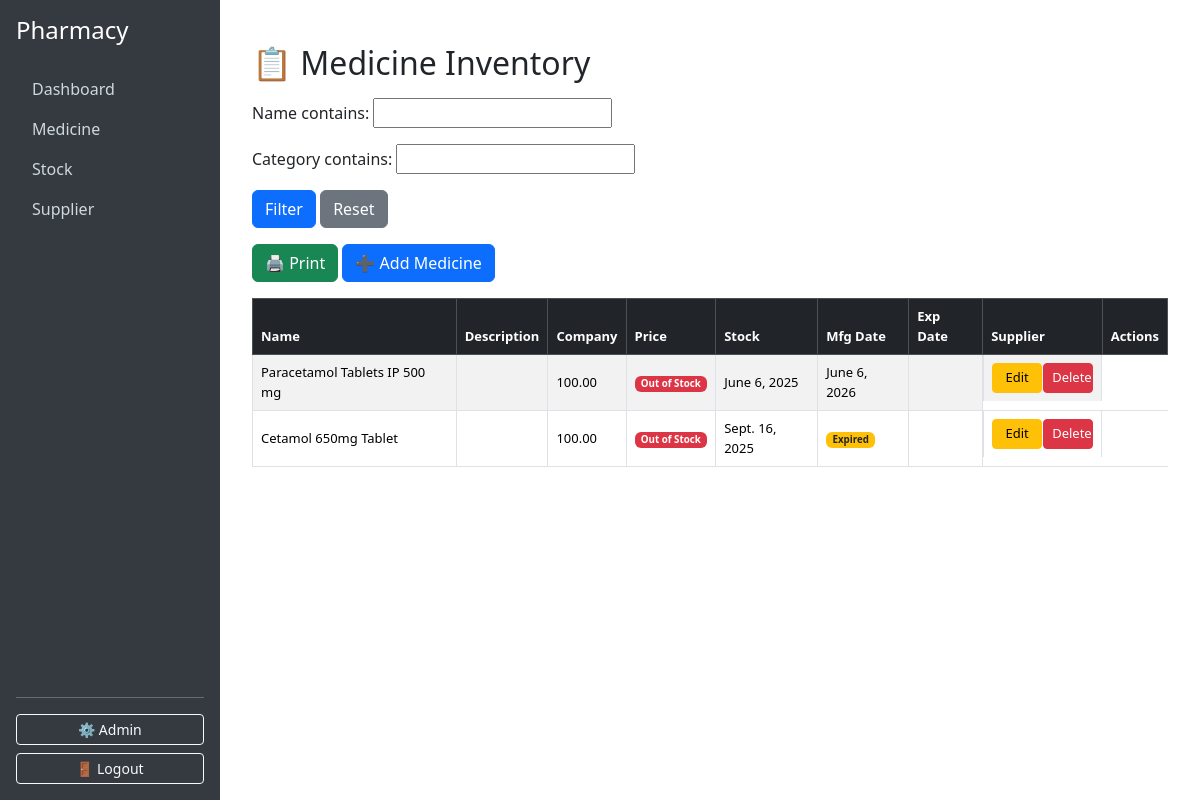
The app's page /medicine/edit_page_medicine/, older data.
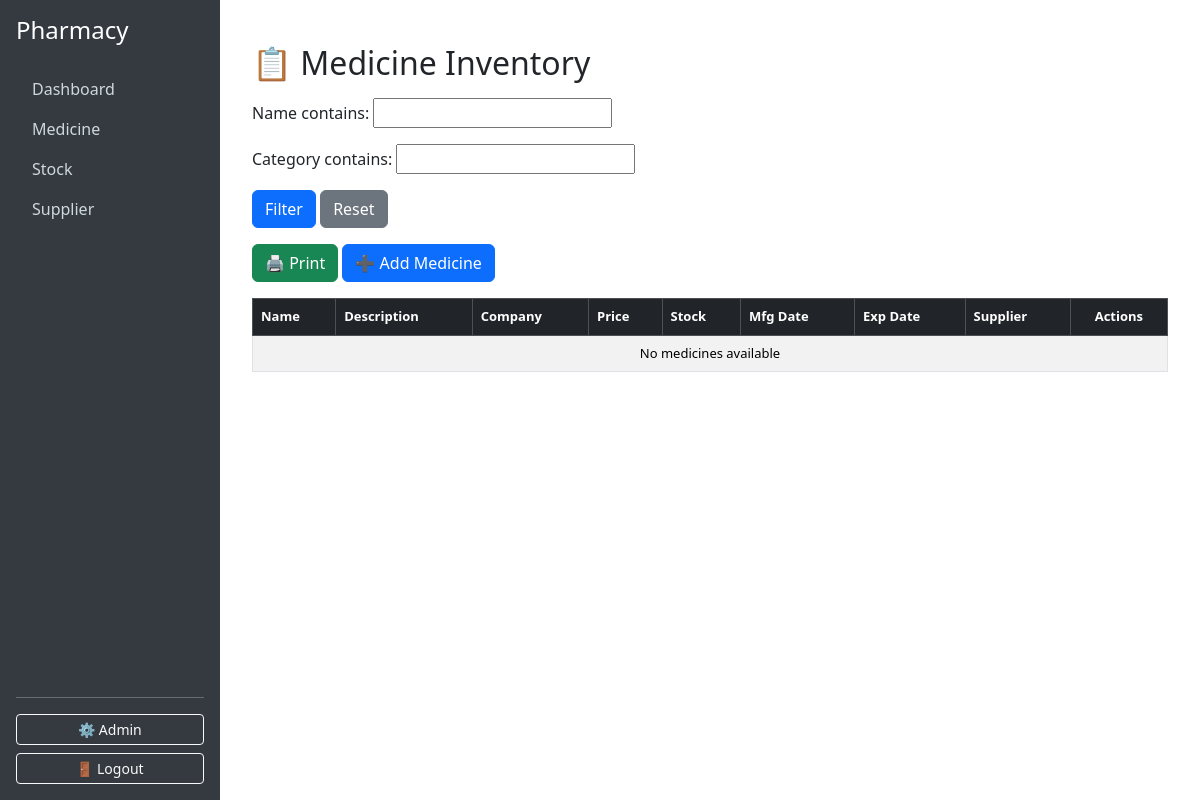
The same page, newer data.
### medicine/models.py (models this page shows, shortened)
class Medicine(models.Model):
    medicine_id = models.AutoField(primary_key=True, default=1)   # custom PK
    name = models.CharField(max_length=100)
    brand_name = models.CharField(max_length=100)
    CATEGORY_CHOICES = [
        ("tablet/capsule", "Tablet/Capsule"),
        ("liquid", "Liquid"),
        ("patch", "Patch"),
        ("cream", "Topical Cream"),
    ]
    category = models.CharField(max_length=20, choices=CATEGORY_CHOICES, default="tablet/capsule")
    mfg_date = models.DateField()
    exp_date = models.DateField()
    price = models.DecimalField(max_digits=10, decimal_places=2)
    stock_qty = models.PositiveIntegerField(default=0)
    supplier = models.ForeignKey(Supplier, on_delete=models.CASCADE, related_name="medicines")

### medicine/views.py (the view)
# urls.py: path('edit_page_medicine/', views.edit_page_medicine, name='edit_page_medicine'),
def edit_page_medicine(request):
    medicines = Medicine.objects.all()
    medicine_filter = MedicineFilter(request.GET, queryset=medicines)
    return render(request, 'admin/medicine/edit_page_medicine.html', {
        "filter": medicine_filter,
        "today": date.today(),
    })

### templates/admin/medicine/edit_page_medicine.html (shortened to what this page needs)
{% extends "admin/base.html" %}
{% block content %}
<div class="container mt-4">
  <h2 class="mb-3">📋 Medicine Inventory</h2>
  <form method="get" class="mb-3">
    {{ filter.form.as_p }}
    <button type="submit" class="btn btn-primary">Filter</button>
    <a href="{% url 'list_medicine' %}" class="btn btn-secondary">Reset</a>
  </form>
  <div class="mb-3">
    <button onclick="printTable()" class="btn btn-success">🖨️ Print</button>
    <a href="{% url 'add_medicine' %}" class="btn btn-primary">➕ Add Medicine</a>
  </div>
  <div id="medicine-table">
    <table class="table table-bordered table-striped table-hover align-middle" style="font-size: small;">
      <thead class="table-dark">
        <tr>
          <th>Name</th>
          <th>Description</th>
          <th>Company</th>
          <th>Price</th>
          <th>Stock</th>
          <th>Mfg Date</th>
          <th>Exp Date</th>
          <th>Supplier</th>
          <th class="text-center">Actions</th>
        </tr>
      </thead>
      <tbody>
        {% for med in filter.qs %}
        <tr>
          <td>{{ med.name }}</td>
          <td>{{ med.company }}</td>
          <td>{{ med.price }}</td>
          <td>
            {% if med.stock_qty <= 0 %}
              <span class="badge bg-danger">Out of Stock</span>
            {% else %}
              {{ med.stock_qty }}
            {% endif %}
          </td>
          <td>{{ med.mfg_date }}</td>
          <td>
            {% if med.exp_date < today %}
              <span class="badge bg-warning text-dark">Expired</span>
            {% else %}
              {{ med.exp_date }}
            {% endif %}
          </td>
          <td>{{ med.supplier }}</td>
          <td class="text-center" style="align-items: center; display: flex; gap: 1px; justify-content: center;">
            <a href="{% url 'update_medicine' med.id %}" class="btn btn-sm btn-warning" style="font-size: small; width: 50px;">Edit</a>
            <a href="{% url 'delete_medicine' med.id %}" class="btn btn-sm btn-danger" style="font-size: small; width: 50px;"
               onclick="return confirm('Are you sure you want to delete {{ med.name }}?');">
               Delete
            </a>
          </td>
        </tr>
        {% empty %}
        <tr>
          <td colspan="9" class="text-center">No medicines available</td>
        </tr>
        {% endfor %}
      </tbody>
    </table>
  </div>
</div>
{% endblock %}

Row changes from the older to the newer data that the page shows:
removed Medicine: name "Paracetamol Tablets IP 500 mg", price "100.00", stock_qty "Out of Stock", mfg_date "June 6, 2025", exp_date "June 6, 2026", name "Cetamol 650mg Tablet", mfg_date "Sept. 16, 2025", shows "Expired"
Text that changed along with them:
text now shown: "No medicines available"
